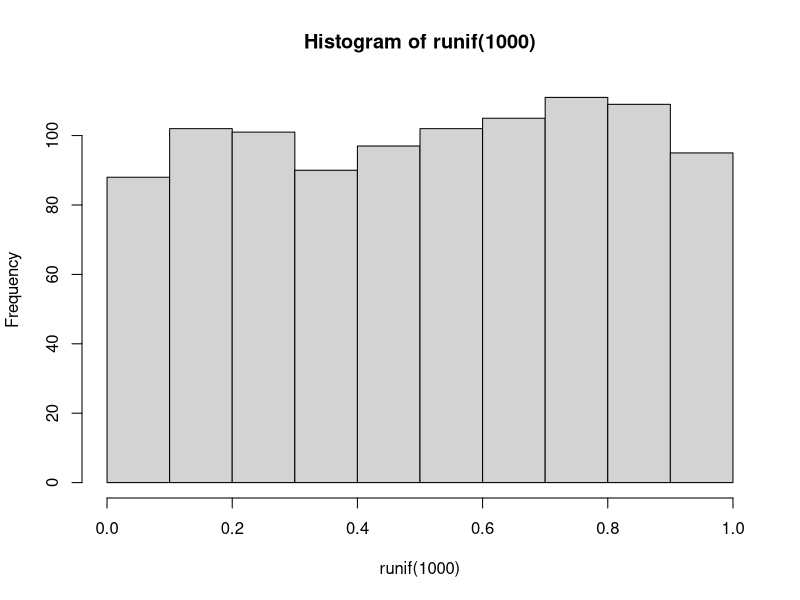
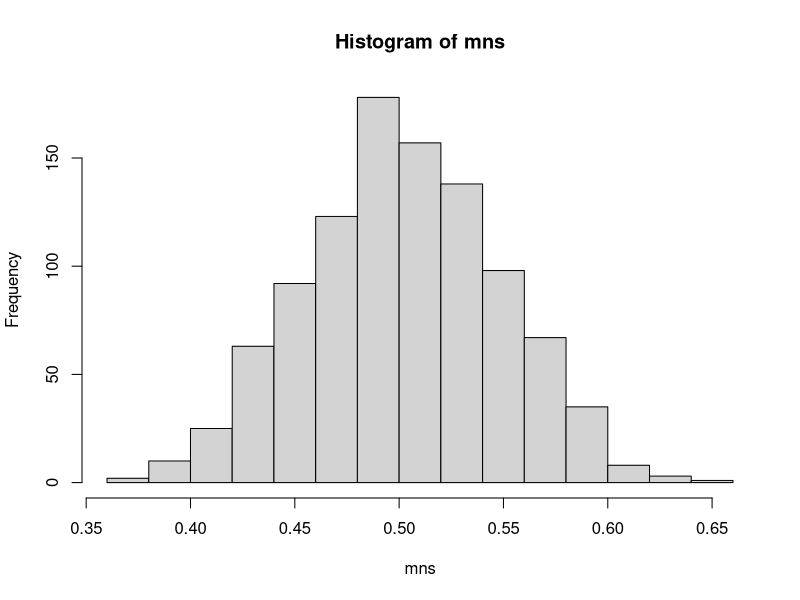
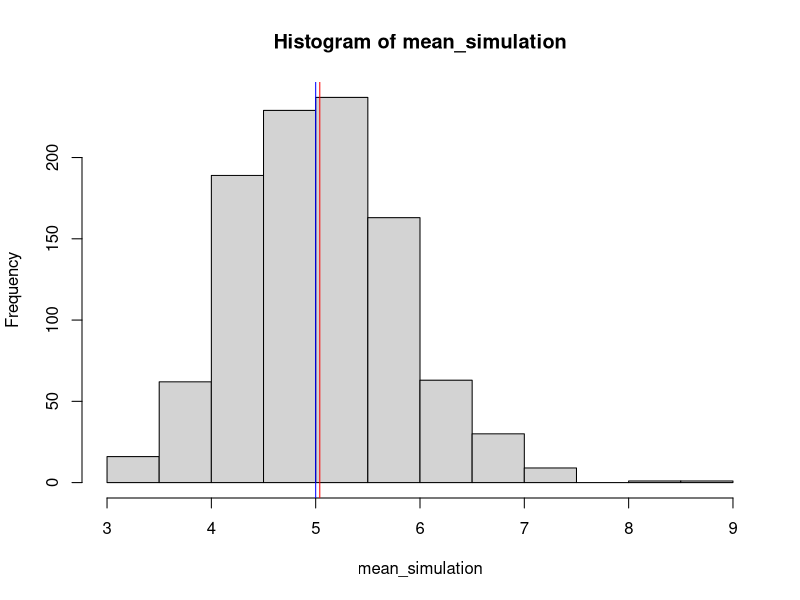
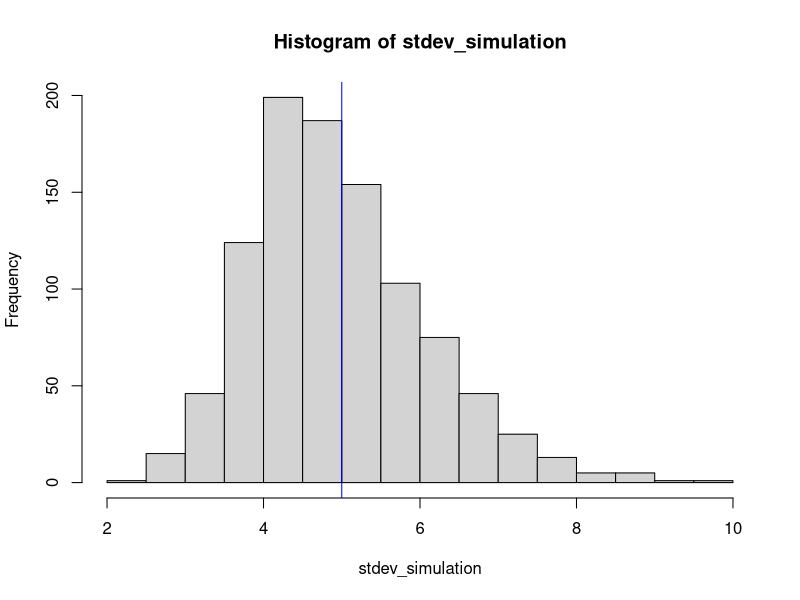

Write the R code that produced these figures, in order.
## ---- chunk 1
knitr::opts_chunk$set(echo = TRUE)
library(knitr)
library(rmarkdown)
## ---- chunk 2
getwd()
setwd("C:/Dhruv/misc/data/R_6_statistical_inference/wk4_power_sampling")
## ---- chunk 3
hist(runif(1000))
## ---- chunk 4
mns = NULL
for (i in 1 : 1000) mns = c(mns, mean(runif(40)))
hist(mns)
## ---- chunk 5
# lambda = 0.2

# mean of one iteration/simulation
mean(rexp(40,0.2))

# mean of 1000 iterations / simulations
mean_simulation = NULL
for (i in 1 : 1000) mean_simulation = c(mean_simulation, mean(rexp(40, 0.2)))

{hist(mean_simulation)
abline(v=mean(mean_simulation), col = "red")
abline(v=1/0.2, col = "blue")}
## ---- chunk 6
# lambda = 0.2

# std dev of one iteration/simulation
sd(rexp(40,0.2))

# std dev of 1000 iterations / simulations
stdev_simulation = NULL
for (i in 1 : 1000) stdev_simulation = c(stdev_simulation, sd(rexp(40, 0.2)))

{hist(stdev_simulation)
abline(v=sd(stdev_simulation), col = "red")
abline(v=1/0.2, col = "blue")}

# the returned standard deviation from the simulations (~1) is much smaller than the theorized standard deviation (~5)
